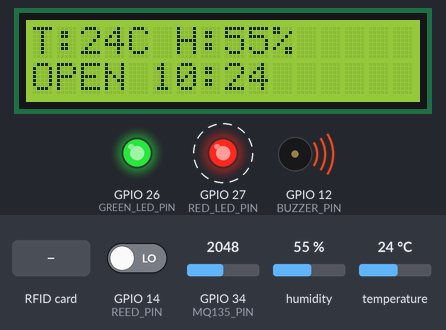
The sketch below on a simulated ESP32. Shown: 16×2 character LCD, output pins drawn as LEDs (lit = HIGH), buzzer (waves = sounding, pin HIGH). Dashed ring = blinking. The inputs (shaded band) are chosen by the test bench; at power-on: GPIO 14 (REED_PIN) LOW, GPIO 34 (MQ135_PIN) = 2048, humidity 55 %, temperature 24 °C. WiFi joins after 1.5 s; servers stay silent unless stated; uploads are accepted with an empty reply; the local clock reads 2024-03-15 10:24:30 at power-on unless the sketch sets it; what the sketch prints to the serial monitor is not drawn.

Above: at 4.5 s.
4.6 s: GPIO 14 (REED_PIN) driven HIGH
At 5.6 s:
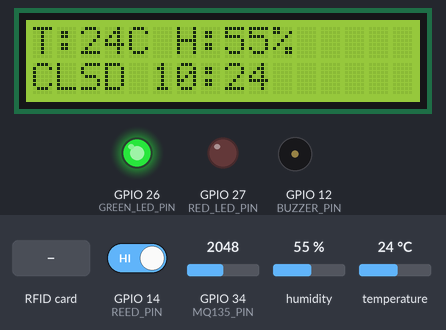
7.2 s: RFID card AC BF 63 06 held to the reader
At 7.56 s:
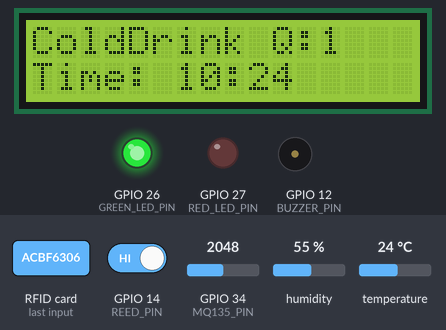
9.9 s: RFID card 9C 94 02 07 held to the reader
At 10.29 s:
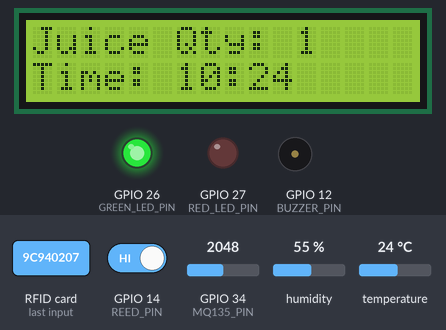
12.2 s: GPIO 34 (MQ135_PIN) set to 870
16.5 s: GPIO 34 (MQ135_PIN) set to 764
At 17.7 s:
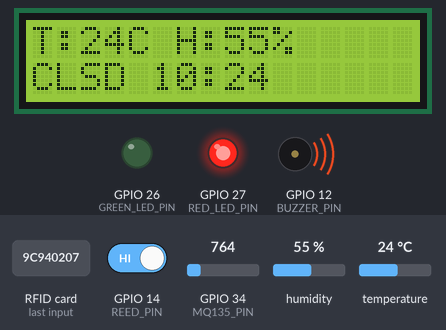
18.0 s: humidity set to 78 %
At 20.4 s:
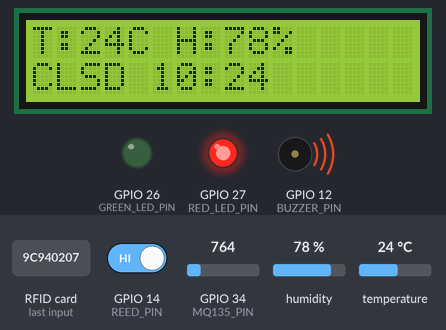
21.5 s: humidity set to 81 %
At 26.4 s:
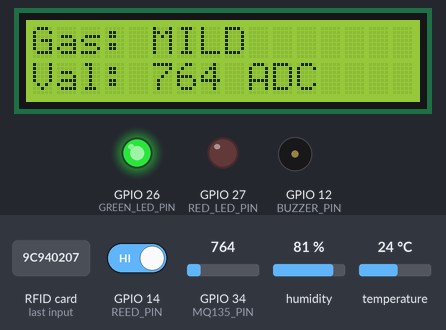
Timing chart, 0 to 28.4 s (numbered marks = the images above; inputs shaded):
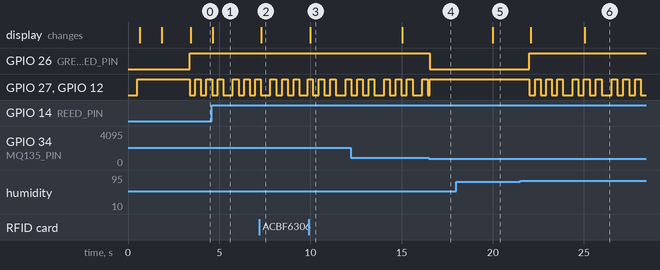

Measured:
- the behaviour switches between 800 and 799 on GPIO 34 (MQ135_PIN) (found by bisection; images 3 and 4)
- the behaviour switches between 79 and 80 % on humidity (found by bisection; images 5 and 6)
- after the input at 4.6 s, the display: changes after 0.06 s (image 1)
- after the input at 7.2 s, the display: changes after 0.11 s (image 2)
- after the input at 9.9 s, the display: changes after 0.09 s (image 3)
- after the input at 16.5 s, GPIO 26 (GREEN_LED_PIN): HIGH → LOW after 0.05 s
- after the input at 18.0 s, the display: changes after 2.0 s (image 5)
- after the input at 21.5 s, GPIO 26 (GREEN_LED_PIN): LOW → HIGH after 0.51 s; GPIO 27 (RED_LED_PIN), GPIO 12 (BUZZER_PIN): HIGH → LOW after 0.51 s, then repeats every 2.1 s: 2 × (HIGH 0.30 s, LOW 0.30 s), HIGH 0.30 s, LOW 0.54 s; the display: first changes after 0.57 s (image 6 shows a later state)

The sketch:

FreshGuard_ESP32.ino
```cpp
#include <Wire.h>
#include <LiquidCrystal_I2C.h>
#include <RTClib.h>
#include <DHT.h>
#include <SPI.h>
#include <MFRC522.h>
#include <WiFi.h>
#include <HTTPClient.h>

const char* WIFI_SSID = "TP-Link_2.0";
const char* WIFI_PASSWORD = "Itskills";

const char* SERVER_URL =
  "http://192.168.0.107:5000/api/device/data";

const char* DEVICE_API_KEY =
  "FreshGuard_Key_2026_Secure";

const char* DEVICE_ID =
  "freshguard-fridge-01";

const unsigned long TELEMETRY_INTERVAL = 2000;

const float HIGH_TEMP_THRESHOLD_C = 25.0;
const float HIGH_HUMIDITY_THRESHOLD = 80.0;

const unsigned long EXPIRED_FOOD_DELAY_MS = 100000;

const int COLD_DRINK_EXP_YEAR = 2026;
const int COLD_DRINK_EXP_MONTH = 9;
const int COLD_DRINK_EXP_DAY = 29;

const int JUICE_EXP_YEAR = 2026;
const int JUICE_EXP_MONTH = 9;
const int JUICE_EXP_DAY = 27;

#define DHTPIN         4
#define DHTTYPE        DHT11

#define MQ135_PIN      34
#define REED_PIN       14

#define GREEN_LED_PIN  26
#define RED_LED_PIN    27

#define BUZZER_PIN     12

#define SS_PIN         5
#define RST_PIN        16

#define TURN_ON        LOW
#define TURN_OFF       HIGH

LiquidCrystal_I2C lcd(0x27, 16, 2);
RTC_DS3231 rtc;
DHT dht(DHTPIN, DHTTYPE);
MFRC522 rfid(SS_PIN, RST_PIN);

const byte COLD_DRINK_TAG_UID[4] =
{
  0xAC, 0xBF, 0x63, 0x06
};

const byte JUICE_TAG_UID[4] =
{
  0x9C, 0x94, 0x02, 0x07
};

struct ItemStatus
{
  int qty;
  String timeStr;
};

ItemStatus coldDrink = {0, "--:--"};
ItemStatus juice = {0, "--:--"};

unsigned long doorOpenStart = 0;

bool doorWasOpen = false;
bool doorAlarmActive = false;

bool gasAlarmActive = false;
bool temperatureAlarmActive = false;
bool humidityAlarmActive = false;
bool expiredFoodAlarmActive = false;

bool gasAlarmPrinted = false;
bool temperatureAlarmPrinted = false;
bool humidityAlarmPrinted = false;
bool expiredFoodAlarmPrinted = false;
bool doorAlarmPrinted = false;

unsigned long coldDrinkAddedMillis = 0;
unsigned long juiceAddedMillis = 0;

unsigned long alarmBlinkTimer = 0;
bool alarmBlinkState = false;

unsigned long screen1Start = 0;
unsigned long screen2Start = 0;
unsigned long rfidDisplayStart = 0;

unsigned long serialLogTimer = 0;
unsigned long lastTelemetryTimer = 0;
unsigned long lastWifiCheckTimer = 0;

int currentScreen = 1;

bool rfidActiveScreen = false;

String lastScannedItem = "";

void renderScreen1(DateTime now, bool isGateClosed, float temp, float hum);
void renderScreen2(int rawGas);
void renderRFIDScreen();

bool isSame4ByteUID(
  byte* scannedUID,
  byte scannedSize,
  const byte* targetUID
);

void printHexUID(
  byte* buffer,
  byte bufferSize
);

String formatTime(DateTime dt);
String getGasStatus(int rawGas);

void sendTelemetry(
  float temp,
  float hum,
  int rawGas,
  const String& gasStatus,
  bool isGateClosed,
  bool doorAlarm,
  bool gasAlarm,
  const String& rtcTimeStr
);

void setup()
{
  Serial.begin(115200);

  delay(500);

  Serial.println();
  Serial.println("=================================");
  Serial.println(" FreshGuard ESP32 LOCAL System");
  Serial.println("=================================");

  pinMode(REED_PIN, INPUT_PULLDOWN);
  pinMode(GREEN_LED_PIN, OUTPUT);
  pinMode(RED_LED_PIN, OUTPUT);
  pinMode(BUZZER_PIN, OUTPUT);

  digitalWrite(GREEN_LED_PIN, TURN_ON);
  digitalWrite(RED_LED_PIN, TURN_OFF);
  digitalWrite(BUZZER_PIN, TURN_OFF);

  Wire.begin();

  lcd.init();
  lcd.backlight();

  dht.begin();

  SPI.begin();
  rfid.PCD_Init();

if (!rtc.begin())
{
  Serial.println("[ERROR] Couldn't find RTC DS3231!");
}
else
{
  Serial.println("[OK] RTC DS3231 Initialized.");

  if (rtc.lostPower())
  {
    Serial.println("[RTC] Battery lost power! Setting compile time...");
    rtc.adjust(DateTime(F(__DATE__), F(__TIME__)));
  }
  else
  {
    Serial.println("[RTC] Clock running with battery backup.");
  }
}

  lcd.clear();
  lcd.setCursor(0, 0);
  lcd.print("FreshGuard Ready");

  delay(1200);

  lcd.clear();

  Serial.println(
    "[OK] RFID Tags Configured:"
  );

  Serial.println(
    " Cold Drink : AC BF 63 06"
  );

  Serial.println(
    " Juice      : 9C 94 02 07"
  );

  Serial.print(
    "[WIFI] Connecting"
  );

  WiFi.mode(WIFI_STA);

  WiFi.begin(
    WIFI_SSID,
    WIFI_PASSWORD
  );

  unsigned long wifiStart = millis();

  while (
    WiFi.status() != WL_CONNECTED &&
    millis() - wifiStart < 10000
  )
  {
    delay(250);
    Serial.print(".");
  }

  Serial.println();

  if (WiFi.status() == WL_CONNECTED)
  {
    Serial.print(
      "[WIFI] Connected! ESP32 IP: "
    );

    Serial.println(
      WiFi.localIP()
    );

    Serial.print(
      "[LOCAL] Backend URL: "
    );

    Serial.println(
      SERVER_URL
    );
  }
  else
  {
    Serial.println(
      "[WIFI] Not connected."
    );

    Serial.println(
      "[WIFI] Local hardware will continue."
    );
  }

  Serial.println(
    "[OK] System Ready."
  );

  Serial.println(
    "---------------------------------"
  );

  screen1Start = millis();
}

void loop()
{
  DateTime now = rtc.now();

  bool isGateClosed =
    (digitalRead(REED_PIN) == HIGH);

  int rawGas =
    analogRead(MQ135_PIN);

  float currentTemp =
    dht.readTemperature();

  float currentHum =
    dht.readHumidity();

  String gasStatus =
    getGasStatus(rawGas);

  String currentTimeStr =
    formatTime(now);

  if (!isGateClosed)
  {
    if (!doorWasOpen)
    {
      doorWasOpen = true;

      doorOpenStart =
        millis();

      Serial.println(
        "[EVENT] Refrigerator Door OPENED!"
      );
    }

    if (
      millis() - doorOpenStart >= 30000
    )
    {
      doorAlarmActive = true;

      if (!doorAlarmPrinted)
      {
        Serial.println(
          "[ALARM] Door open 30+ seconds!"
        );

        doorAlarmPrinted = true;
      }
    }
  }
  else
  {
    if (doorWasOpen)
    {
      Serial.println(
        "[EVENT] Refrigerator Door CLOSED."
      );

      doorWasOpen = false;
    }

    doorAlarmActive = false;
    doorAlarmPrinted = false;
  }

  if (rawGas >= 800)
  {
    gasAlarmActive = true;

    if (!gasAlarmPrinted)
    {
      Serial.print(
        "[ALARM] HIGH GAS LEVEL: "
      );

      Serial.print(rawGas);

      Serial.println(
        " ADC"
      );

      gasAlarmPrinted = true;
    }
  }
  else
  {
    if (gasAlarmActive)
    {
      Serial.println(
        "[OK] Gas returned below warning level."
      );
    }

    gasAlarmActive = false;
    gasAlarmPrinted = false;
  }

  if (
    !isnan(currentTemp) &&
    currentTemp >= HIGH_TEMP_THRESHOLD_C
  )
  {
    temperatureAlarmActive = true;

    if (!temperatureAlarmPrinted)
    {
      Serial.print(
        "[ALARM] HIGH TEMPERATURE: "
      );

      Serial.print(
        currentTemp,
        1
      );

      Serial.println(" C");

      temperatureAlarmPrinted = true;
    }
  }
  else
  {
    temperatureAlarmActive = false;
    temperatureAlarmPrinted = false;
  }

  if (
    !isnan(currentHum) &&
    currentHum >= HIGH_HUMIDITY_THRESHOLD
  )
  {
    humidityAlarmActive = true;

    if (!humidityAlarmPrinted)
    {
      Serial.print(
        "[ALARM] HIGH HUMIDITY: "
      );

      Serial.print(
        currentHum,
        1
      );

      Serial.println(" %");

      humidityAlarmPrinted = true;
    }
  }
  else
  {
    humidityAlarmActive = false;
    humidityAlarmPrinted = false;
  }

  auto dateIsAfter =
    [](DateTime d, int y, int m, int day) -> bool
  {
    if (d.year() != y)
    {
      return d.year() > y;
    }

    if (d.month() != m)
    {
      return d.month() > m;
    }

    return d.day() > day;
  };

  bool coldDrinkExpired =
    dateIsAfter(
      now,
      COLD_DRINK_EXP_YEAR,
      COLD_DRINK_EXP_MONTH,
      COLD_DRINK_EXP_DAY
    );

  bool juiceExpired =
    dateIsAfter(
      now,
      JUICE_EXP_YEAR,
      JUICE_EXP_MONTH,
      JUICE_EXP_DAY
    );

  bool coldDrinkExpiredTooLong =
    coldDrink.qty > 0 &&
    coldDrinkExpired &&
    coldDrinkAddedMillis > 0 &&
    (
      millis() - coldDrinkAddedMillis >=
      EXPIRED_FOOD_DELAY_MS
    );

  bool juiceExpiredTooLong =
    juice.qty > 0 &&
    juiceExpired &&
    juiceAddedMillis > 0 &&
    (
      millis() - juiceAddedMillis >=
      EXPIRED_FOOD_DELAY_MS
    );

  expiredFoodAlarmActive =
    coldDrinkExpiredTooLong ||
    juiceExpiredTooLong;

  if (
    expiredFoodAlarmActive &&
    !expiredFoodAlarmPrinted
  )
  {
    Serial.println(
      "[ALARM] EXPIRED FOOD remained inside for 100 seconds!"
    );

    expiredFoodAlarmPrinted = true;
  }
  else if (!expiredFoodAlarmActive)
  {
    expiredFoodAlarmPrinted = false;
  }

  bool anyAlarm =
    doorAlarmActive ||
    gasAlarmActive ||
    temperatureAlarmActive ||
    humidityAlarmActive ||
    expiredFoodAlarmActive;

  if (anyAlarm)
  {
    digitalWrite(
      GREEN_LED_PIN,
      TURN_OFF
    );

    if (
      millis() - alarmBlinkTimer >= 250
    )
    {
      alarmBlinkTimer =
        millis();

      alarmBlinkState =
        !alarmBlinkState;

      digitalWrite(
        RED_LED_PIN,
        alarmBlinkState
          ? TURN_ON
          : TURN_OFF
      );

      digitalWrite(
        BUZZER_PIN,
        alarmBlinkState
          ? TURN_ON
          : TURN_OFF
      );
    }
  }
  else
  {
    alarmBlinkState = false;

    digitalWrite(
      GREEN_LED_PIN,
      TURN_ON
    );

    digitalWrite(
      RED_LED_PIN,
      TURN_OFF
    );

    digitalWrite(
      BUZZER_PIN,
      TURN_OFF
    );
  }

  if (
    rfid.PICC_IsNewCardPresent() &&
    rfid.PICC_ReadCardSerial()
  )
  {
    Serial.print(
      "[RFID] Tag Detected | UID:"
    );

    printHexUID(
      rfid.uid.uidByte,
      rfid.uid.size
    );

    if (
      isSame4ByteUID(
        rfid.uid.uidByte,
        rfid.uid.size,
        COLD_DRINK_TAG_UID
      )
    )
    {
      coldDrink.qty =
        (coldDrink.qty == 0)
          ? 1
          : 0;

      coldDrink.timeStr =
        currentTimeStr;

      if (coldDrink.qty == 1)
      {
        coldDrinkAddedMillis =
          millis();
      }
      else
      {
        coldDrinkAddedMillis = 0;
      }

      lastScannedItem =
        "Cold Drink";

      rfidActiveScreen =
        true;

      rfidDisplayStart =
        millis();

      Serial.println(
        " -> Matched: COLD DRINK"
      );

      Serial.print(
        " -> Quantity: "
      );

      Serial.println(
        coldDrink.qty
      );
    }

    else if (
      isSame4ByteUID(
        rfid.uid.uidByte,
        rfid.uid.size,
        JUICE_TAG_UID
      )
    )
    {
      juice.qty =
        (juice.qty == 0)
          ? 1
          : 0;

      juice.timeStr =
        currentTimeStr;

      if (juice.qty == 1)
      {
        juiceAddedMillis =
          millis();
      }
      else
      {
        juiceAddedMillis = 0;
      }

      lastScannedItem =
        "Juice";

      rfidActiveScreen =
        true;

      rfidDisplayStart =
        millis();

      Serial.println(
        " -> Matched: JUICE"
      );

      Serial.print(
        " -> Quantity: "
      );

      Serial.println(
        juice.qty
      );
    }

    else
    {
      Serial.println(
        " -> Unknown RFID Tag"
      );
    }

    rfid.PICC_HaltA();
    rfid.PCD_StopCrypto1();
  }

  if (
    rfidActiveScreen &&
    millis() - rfidDisplayStart > 5000
  )
  {
    rfidActiveScreen =
      false;

    lcd.clear();

    currentScreen = 1;

    screen1Start =
      millis();

    Serial.println(
      "[LCD] Returning to main screen"
    );
  }

  if (!rfidActiveScreen)
  {
    if (
      currentScreen == 1 &&
      millis() - screen1Start >= 10000
    )
    {
      currentScreen = 2;

      screen2Start =
        millis();

      lcd.clear();

      Serial.println(
        "[LCD] Screen 2 - Gas"
      );
    }
    else if (
      currentScreen == 2 &&
      millis() - screen2Start >= 10000
    )
    {
      currentScreen = 1;

      screen1Start =
        millis();

      lcd.clear();

      Serial.println(
        "[LCD] Screen 1 - Main"
      );
    }
  }

  if (rfidActiveScreen)
  {
    renderRFIDScreen();
  }
  else if (currentScreen == 1)
  {
    renderScreen1(
      now,
      isGateClosed
    );
  }
  else
  {
    renderScreen2(
      rawGas
    );
  }

  if (
    millis() - serialLogTimer >= 2000
  )
  {
    serialLogTimer =
      millis();

    Serial.print(
      "[STATUS] "
    );

    Serial.print(
      now.year()
    );

    Serial.print("/");

    Serial.print(
      now.month()
    );

    Serial.print("/");

    Serial.print(
      now.day()
    );

    Serial.print(" ");

    Serial.print(
      currentTimeStr
    );

    Serial.print(
      " | Temp: "
    );

    Serial.print(
      currentTemp,
      1
    );

    Serial.print("C");

    Serial.print(
      " | Hum: "
    );

    Serial.print(
      currentHum,
      1
    );

    Serial.print("%");

    Serial.print(
      " | Gas: "
    );

    Serial.print(
      rawGas
    );

    Serial.print(" (");

    Serial.print(
      gasStatus
    );

    Serial.print(")");

    Serial.print(
      " | Gate: "
    );

    Serial.print(
      isGateClosed
        ? "CLOSED"
        : "OPEN"
    );

    Serial.print(
      " | Cold Drink Qty: "
    );

    Serial.print(
      coldDrink.qty
    );

    Serial.print(
      " | Juice Qty: "
    );

    Serial.println(
      juice.qty
    );
  }

  if (
    millis() - lastWifiCheckTimer >= 15000
  )
  {
    lastWifiCheckTimer =
      millis();

    if (
      WiFi.status() != WL_CONNECTED
    )
    {
      Serial.println(
        "[WIFI] Reconnecting..."
      );

      WiFi.reconnect();
    }
  }

  if (
    millis() - lastTelemetryTimer >=
    TELEMETRY_INTERVAL
  )
  {
    lastTelemetryTimer =
      millis();

    sendTelemetry(
      currentTemp,
      currentHum,
      rawGas,
      gasStatus,
      isGateClosed,
      doorAlarmActive,
      gasAlarmActive,
      currentTimeStr
    );
  }

  delay(50);
}

void sendTelemetry(
  float temp,
  float hum,
  int rawGas,
  const String& gasStatus,
  bool isGateClosed,
  bool doorAlarm,
  bool gasAlarm,
  const String& rtcTimeStr
)
{
  if (
    WiFi.status() != WL_CONNECTED
  )
  {
    Serial.println(
      "[LOCAL] Skipped - WiFi not connected"
    );

    return;
  }

  String jsonPayload = "{";

  jsonPayload +=
    "\"deviceId\":\"" +
    String(DEVICE_ID) +
    "\",";

  if (isnan(temp))
  {
    jsonPayload +=
      "\"temperature\":null,";
  }
  else
  {
    jsonPayload +=
      "\"temperature\":" +
      String(temp, 1) +
      ",";
  }

  if (isnan(hum))
  {
    jsonPayload +=
      "\"humidity\":null,";
  }
  else
  {
    jsonPayload +=
      "\"humidity\":" +
      String(hum, 1) +
      ",";
  }

  jsonPayload +=
    "\"gasValue\":" +
    String(rawGas) +
    ",";

  jsonPayload +=
    "\"gasStatus\":\"" +
    gasStatus +
    "\",";

  jsonPayload +=
    "\"doorStatus\":\"" +
    String(
      isGateClosed
        ? "CLOSED"
        : "OPEN"
    ) +
    "\",";

  jsonPayload +=
    "\"doorAlarm\":" +
    String(
      doorAlarm
        ? "true"
        : "false"
    ) +
    ",";

  jsonPayload +=
    "\"gasAlarm\":" +
    String(
      gasAlarm
        ? "true"
        : "false"
    ) +
    ",";

  jsonPayload +=
    "\"temperatureAlarm\":" +
    String(
      temperatureAlarmActive
        ? "true"
        : "false"
    ) +
    ",";

  jsonPayload +=
    "\"humidityAlarm\":" +
    String(
      humidityAlarmActive
        ? "true"
        : "false"
    ) +
    ",";

  jsonPayload +=
    "\"beefQty\":" +
    String(coldDrink.qty) +
    ",";

  jsonPayload +=
    "\"muttonQty\":" +
    String(juice.qty) +
    ",";

  jsonPayload +=
    "\"rtcTime\":\"" +
    rtcTimeStr +
    "\"";

  jsonPayload += "}";

  WiFiClient client;

  HTTPClient http;

  http.setTimeout(5000);

  http.setReuse(false);

  Serial.println(
    "[LOCAL] Connecting to local backend..."
  );

  if (
    !http.begin(
      client,
      SERVER_URL
    )
  )
  {
    Serial.println(
      "[LOCAL] ERROR: http.begin() failed"
    );

    return;
  }

  http.addHeader(
    "Content-Type",
    "application/json"
  );

  http.addHeader(
    "X-Device-Key",
    DEVICE_API_KEY
  );

  http.addHeader(
    "Connection",
    "close"
  );

  int httpResponseCode =
    http.POST(jsonPayload);

  Serial.print(
    "[LOCAL] HTTP response: "
  );

  Serial.println(
    httpResponseCode
  );

  if (httpResponseCode > 0)
  {
    String response =
      http.getString();

    Serial.print(
      "[LOCAL] Server response: "
    );

    Serial.println(
      response
    );

    if (
      httpResponseCode == 200 ||
      httpResponseCode == 201
    )
    {
      Serial.println(
        "[LOCAL] Telemetry sent successfully!"
      );
    }
    else
    {
      Serial.println(
        "[LOCAL] Backend rejected telemetry."
      );
    }
  }
  else
  {
    Serial.print(
      "[LOCAL] POST failed, error: "
    );

    Serial.println(
      http
        .errorToString(
          httpResponseCode
        )
        .c_str()
    );

    Serial.print(
      "[LOCAL] WiFi RSSI: "
    );

    Serial.print(
      WiFi.RSSI()
    );

    Serial.println(
      " dBm"
    );
  }

  http.end();

  client.stop();
}

String getGasStatus(int rawGas)
{
  if (rawGas >= 800)
  {
    return "WARNING";
  }
  else if (rawGas >= 700)
  {
    return "MILD";
  }
  else
  {
    return "GOOD";
  }
}

void renderScreen1(
  DateTime now,
  bool isGateClosed
)
{
  float temp =
    dht.readTemperature();

  float hum =
    dht.readHumidity();

  lcd.setCursor(0, 0);

  if (
    isnan(temp) ||
    isnan(hum)
  )
  {
    lcd.print(
      "T:--C H:--%    "
    );
  }
  else
  {
    lcd.print("T:");

    lcd.print(
      (int)temp
    );

    lcd.print("C H:");

    lcd.print(
      (int)hum
    );

    lcd.print("%  ");
  }

  lcd.setCursor(0, 1);

  if (isGateClosed)
  {
    lcd.print(
      "CLSD "
    );
  }
  else
  {
    lcd.print(
      "OPEN "
    );
  }

  lcd.print(
    formatTime(now)
  );

  lcd.print(
    "   "
  );
}

void renderScreen2(int rawGas)
{
  lcd.setCursor(0, 0);

  if (rawGas >= 800)
  {
    lcd.print(
      "Gas: WARNING!! "
    );
  }
  else if (rawGas >= 700)
  {
    lcd.print(
      "Gas: MILD      "
    );
  }
  else
  {
    lcd.print(
      "Gas: GOOD      "
    );
  }

  lcd.setCursor(0, 1);

  lcd.print(
    "Val: "
  );

  lcd.print(
    rawGas
  );

  lcd.print(
    " ADC     "
  );
}

void renderRFIDScreen()
{
  lcd.setCursor(0, 0);

  if (
    lastScannedItem ==
    "Cold Drink"
  )
  {
    lcd.print(
      "ColdDrink Q:"
    );

    lcd.print(
      coldDrink.qty
    );

    lcd.print(
      "    "
    );

    lcd.setCursor(
      0,
      1
    );

    lcd.print(
      "Time: "
    );

    lcd.print(
      coldDrink.timeStr
    );

    lcd.print(
      "   "
    );
  }

  else if (
    lastScannedItem ==
    "Juice"
  )
  {
    lcd.print(
      "Juice Qty: "
    );

    lcd.print(
      juice.qty
    );

    lcd.print(
      "   "
    );

    lcd.setCursor(
      0,
      1
    );

    lcd.print(
      "Time: "
    );

    lcd.print(
      juice.timeStr
    );

    lcd.print(
      "   "
    );
  }
}

bool isSame4ByteUID(
  byte* scannedUID,
  byte scannedSize,
  const byte* targetUID
)
{
  if (scannedSize != 4)
  {
    return false;
  }

  for (
    byte i = 0;
    i < 4;
    i++
  )
  {
    if (
      scannedUID[i] !=
      targetUID[i]
    )
    {
      return false;
    }
  }

  return true;
}

void printHexUID(
  byte* buffer,
  byte bufferSize
)
{
  for (
    byte i = 0;
    i < bufferSize;
    i++
  )
  {
    Serial.print(
      buffer[i] < 0x10
        ? " 0"
        : " "
    );

    Serial.print(
      buffer[i],
      HEX
    );
  }

  Serial.println();
}

String formatTime(DateTime dt)
{
  char buffer[6];

  snprintf(
    buffer,
    sizeof(buffer),
    "%02d:%02d",
    dt.hour(),
    dt.minute()
  );

  return String(buffer);
}
```
